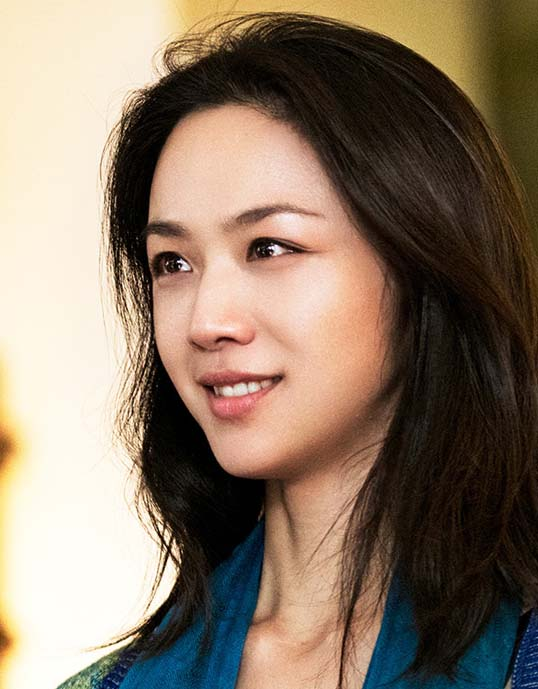
#> input picture img/person.jpg, 538 x 689 px, found by its file name
$ python 230117-04.py
#> lines starting #> are read from the running program, lines starting #| are printed output that depends on the picture
import cv2
import sys
import matplotlib.pyplot as plt
import numpy as np

img = cv2.imread('images/person.jpg')
#> img is the input picture: shape (689, 538, 3); mean B, G, R 103.1, 120.1, 137.6
notface_img = img.copy()


face_cascade = cv2.CascadeClassifier('haarcascade_frontalface_default.xml')
faces = face_cascade.detectMultiScale(notface_img, 1.3, 5)
#> faces = [[90, 132, 311, 311]]

# [5 lines of commented-out code are left out]
notface_blr = cv2.GaussianBlur(img, (0, 0), 8)
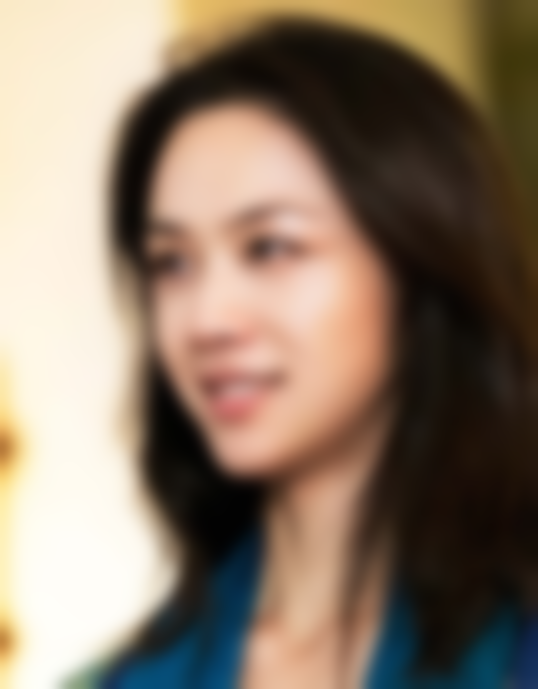
#> notface_blr: shape (689, 538, 3); mean B, G, R 103.1, 120.1, 137.6

for x, y, w, h in faces:
    detected_face = notface_img[int(y):int(y+h), int(x):int(x+w)]
    notface_blr[y:y+h, x:x+w] = detected_face
    cv2.imshow('face', notface_blr)
#> this loop made 1 pass
#> pass 1, `detected_face = notface_img[int(y):int(y+h), int(x):int(x+w)]`:
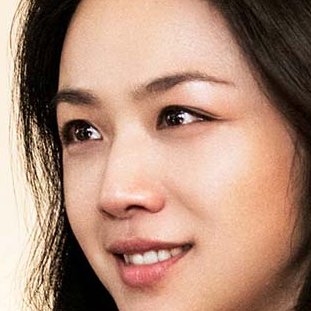
#> detected_face: shape (311, 311, 3); mean B, G, R 120.5, 139.8, 175.5
#> pass 1, `cv2.imshow('face', notface_blr)`:
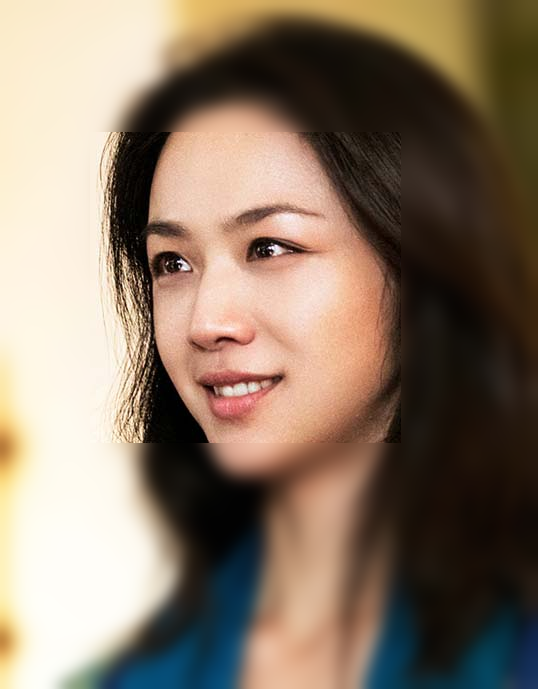
#> window 'face': shape (689, 538, 3); mean B, G, R 103.2, 120.2, 137.7


# x, y, w, h = cv2.selectROI('img', img, False)

# roi = img[y:y+h, x:x+w]
# roi_blur = cv2.GaussianBlur(roi, (0, 0), 7)
# img[y:y+h, x:x+w] = roi_blur

cv2.imshow('img', detected_face)


cv2.waitKey()
cv2.destroyAllWindows()
